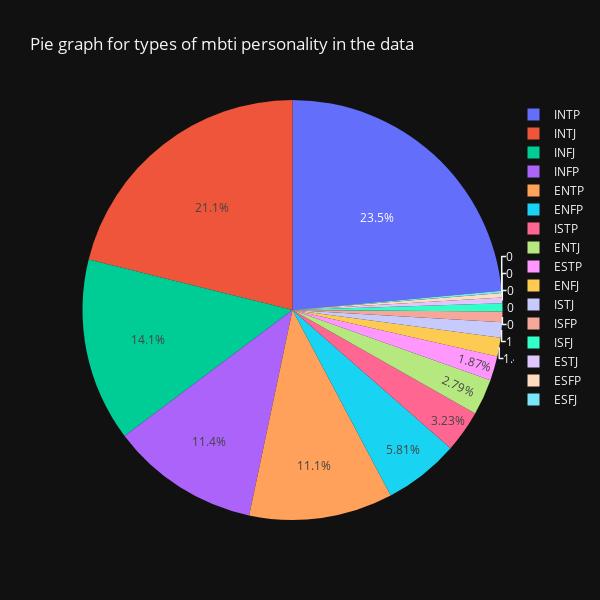

Notebook cell for this chart:
### Code cell
#Frequency vs label graphs
#Bar Graph
print(countCategory.plot(kind='bar',figsize=(8,8),xlabel='Category',ylabel='Frequency of posts', title='Bar graph for types of mbti personality in the data'))
print("\n")
#pie graph
graph.pie(data1,names='type',title='Pie graph for types of mbti personality in the data', height=600, width=600)

### Figure 1 — Plotly figure (JSON) as saved in the notebook; plotly's stock layout.template omitted (floating-point values rounded to 4 significant figures; data arrays with more than 128 entries replaced by an {"elided": "..."} marker saying what was removed)
{"data": [{"domain": {"x": [0.0, 1.0], "y": [0.0, 1.0]}, "hovertemplate": "type=%{label}<extra></extra>", "labels": {"elided": "106067 str values"}, "legendgroup": "", "name": "", "showlegend": true, "type": "pie"}], "layout": {"legend": {"tracegroupgap": 0}, "title": {"text": "Pie graph for types of mbti personality in the data"}, "height": 600, "width": 600}}
